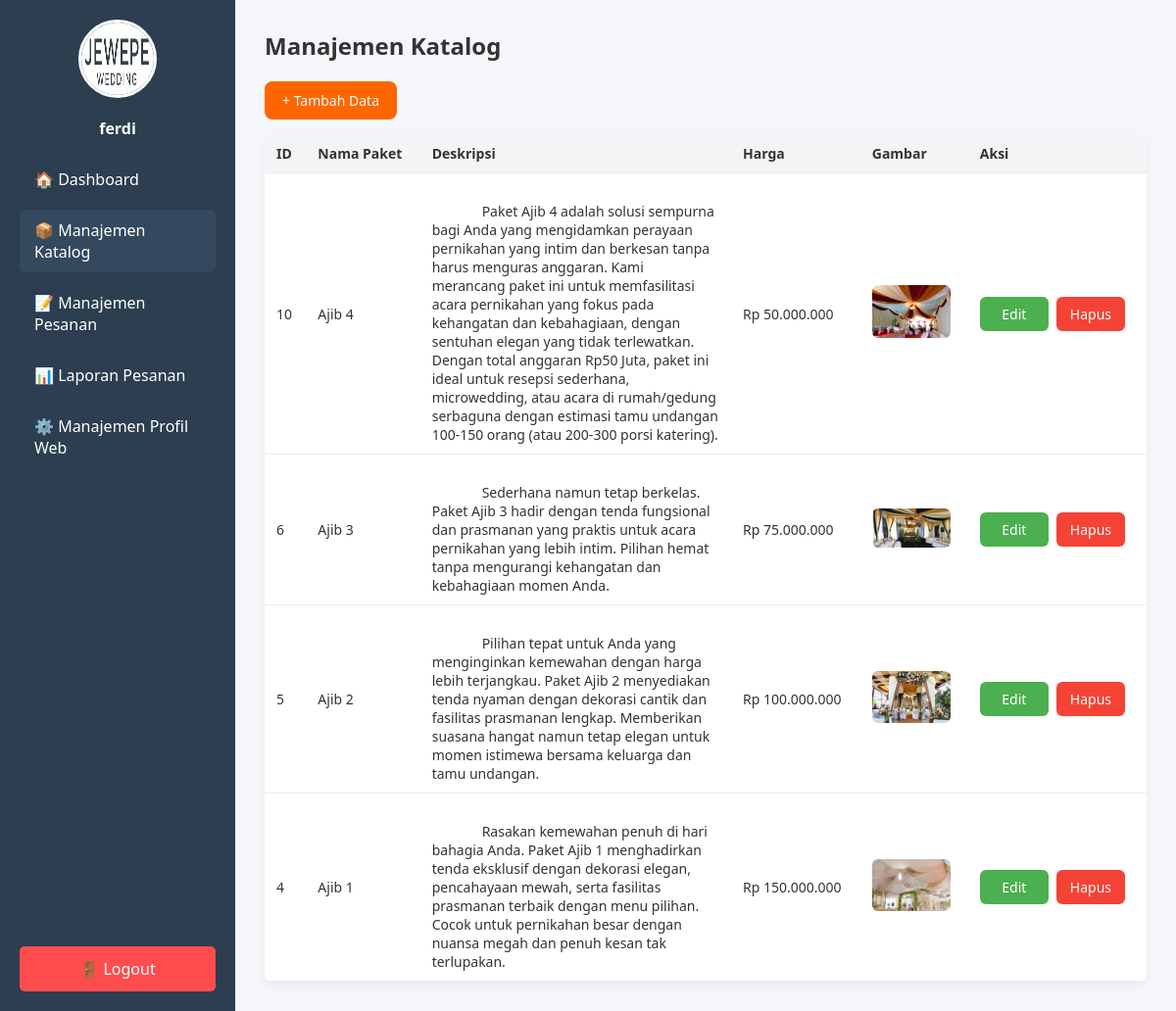
Screenshot of /admin_catalogue.php (signed in) with the database file from the repository.
### tables this page shows
CREATE TABLE `tb_catalogues` (
  `catalogue_id` int(11) NOT NULL,
  `image` varchar(100) NOT NULL,
  `package_name` varchar(256) NOT NULL,
  `description` text NOT NULL,
  `price` int(11) NOT NULL,
  `status_publish` enum('Y','N') NOT NULL,
  `user_id` int(5) NOT NULL,
  `created_at` datetime NOT NULL,
  `updated_at` datetime DEFAULT NULL
);

### admin_catalogue.php (the view, shortened to what this page needs)
<?php
include "db.php";
$sql = "SELECT * FROM tb_catalogues ORDER BY catalogue_id DESC";
$result = mysqli_query($conn, $sql);
$adminName  = $_SESSION['name'];
$adminPhoto = "assets/images/logo1.png";
?>
<!DOCTYPE html>
<html lang="id">
<head>
  <link rel="stylesheet" href="assets/css/admin.css">
</head>
<body>
  <div class="admin-container fade">
    <aside class="sidebar">
      <div class="profile">
        <img src="<?php echo $adminPhoto; ?>" alt="Foto Admin">
        <h3><?php echo htmlspecialchars($adminName); ?></h3>
      </div>
      <nav class="menu">
        <a href="admin.php">🏠 Dashboard</a>
        <a href="admin_catalogue.php" class="active">📦 Manajemen Katalog</a>
        <a href="admin_order.php">📝 Manajemen Pesanan</a>
        <a href="admin_report.php">📊 Laporan Pesanan</a>
        <a href="admin_settings.php">⚙️ Manajemen Profil Web</a>
      </nav>
      <div class="logout">
        <a href="logout.php" id="logoutBtn">🚪 Logout</a>
      </div>
    </aside>
    <main class="content">
      <h1>Manajemen Katalog</h1>
      <div class="action-bar">
        <a href="catalogue_add.php" class="btn add">+ Tambah Data</a>
      </div>
      <table class="data-table">
        <thead>
          <tr>
            <th>ID</th>
            <th>Nama Paket</th>
            <th>Deskripsi</th>
            <th>Harga</th>
            <th>Gambar</th>
            <th>Aksi</th>
          </tr>
        </thead>
        <tbody>
          <?php while($row = mysqli_fetch_assoc($result)) { ?>
          <tr>
            <td><?php echo $row['catalogue_id']; ?></td>
            <td><?php echo htmlspecialchars($row['package_name']); ?></td>
            <td style="max-width:300px; white-space:pre-wrap;">
              <?php echo htmlspecialchars($row['description']); ?>
            </td>
            <td>Rp <?php echo number_format($row['price'],0,",","."); ?></td>
            <td>
              <img src="assets/images/<?php echo htmlspecialchars($row['image']); ?>"
                   width="80" style="border-radius:6px;">
            </td>
            <td>
              <div class="btn-group">
                <a href="catalogue_edit.php?id=<?php echo $row['catalogue_id']; ?>" class="btn small edit">Edit</a>
                <a href="catalogue_delete.php?id=<?php echo $row['catalogue_id']; ?>" class="btn small delete" onclick="return confirm('Yakin ingin menghapus data ini?')">Hapus</a>
              </div>
            </td>
          </tr>
          <?php } ?>
        </tbody>
      </table>
    </main>
  </div>
</body>
</html>

### assets/css/admin.css (style rules this page uses)
* { margin: 0; padding: 0; box-sizing: border-box; font-family: 'Segoe UI', sans-serif; }
body { background: #f5f6fa; color: #333; }
.admin-container { display: flex; min-height: 100vh; }
.sidebar { width: 240px; background: #2c3e50; color: white; display: flex; flex-direction: column; padding: 20px; }
.sidebar .profile { text-align: center; margin-bottom: 20px; }
.sidebar .profile img { width: 80px; height: 80px; border-radius: 50%; margin-bottom: 10px; border: 3px solid #fff; }
.sidebar .profile h3 { font-size: 16px; margin-top: 5px; }
.sidebar .menu { flex: 1; display: flex; flex-direction: column; gap: 10px; }
.sidebar .menu a { color: white; text-decoration: none; padding: 10px 15px; border-radius: 6px; transition: background 0.3s; }
.sidebar .menu a:hover, .sidebar .menu a.active { background: #34495e; }
.logout { margin-top: auto; }
.logout a { display: block; text-align: center; padding: 12px 15px; background: #ff4d4d; color: white; text-decoration: none; border-radius: 5px; transition: background 0.3s; }
.content { flex: 1; padding: 30px; }
.content h1 { margin-bottom: 20px; font-size: 24px; }
.action-bar { margin-bottom: 15px; }
.action-bar .btn.add { background: #ff6600; color: white; padding: 10px 18px; border-radius: 8px; text-decoration: none; font-size: 14px; transition: background 0.3s; }
.data-table { width: 100%; border-collapse: collapse; margin-top: 10px; background: white; box-shadow: 0 4px 8px rgba(0,0,0,0.05); border-radius: 8px; overflow: hidden; }
.data-table th, .data-table td { padding: 10px 12px; text-align: left; border-bottom: 1px solid #eee; font-size: 14px; vertical-align: middle; }
.data-table th { background: #f3f4f6; font-weight: bold; color: #333; }
.data-table img { border-radius: 5px; object-fit: cover; }
.btn { display: inline-block; padding: 8px 14px; border-radius: 6px; text-decoration: none; font-size: 14px; transition: background 0.3s; text-align: center; min-width: 70px; }
.btn.edit { background: #4caf50; color: white; }
.btn.delete { background: #f44336; color: white; }
.btn-group { display: flex; gap: 8px; }
.fade { opacity: 0; transform: translateY(30px); transition: all 0.8s ease; }
.fade.show { opacity: 1; transform: translateY(0); }

### rows the page displays
tb_catalogues: catalogue_id "10", package_name "Ajib 4", description "Paket Ajib 4 adalah solusi sempurna bagi Anda yang mengidamkan perayaan pernikahan yang intim dan berkesan tanpa harus menguras anggaran. Kami merancang paket ini untuk memfasilitasi acara pernikahan yang fokus pada kehangatan dan kebahagiaan, dengan sentuhan elegan yang tidak terlewatkan. Dengan total anggaran Rp50 Juta, paket ini ideal untuk resepsi sederhana, microwedding, atau acara di rumah/gedung serbaguna dengan estimasi tamu undangan 100-150 orang (atau 200-300 porsi katering).", price "50.000.000", image (picture)
tb_catalogues: catalogue_id "6", package_name "Ajib 3", description "Sederhana namun tetap berkelas. Paket Ajib 3 hadir dengan tenda fungsional dan prasmanan yang praktis untuk acara pernikahan yang lebih intim. Pilihan hemat tanpa mengurangi kehangatan dan kebahagiaan momen Anda.", price "75.000.000", image (picture)
tb_catalogues: catalogue_id "5", package_name "Ajib 2", description "Pilihan tepat untuk Anda yang menginginkan kemewahan dengan harga lebih terjangkau. Paket Ajib 2 menyediakan tenda nyaman dengan dekorasi cantik dan fasilitas prasmanan lengkap. Memberikan suasana hangat namun tetap elegan untuk momen istimewa bersama keluarga dan tamu undangan.", price "100.000.000", image (picture)
tb_catalogues: catalogue_id "4", package_name "Ajib 1", description "Rasakan kemewahan penuh di hari bahagia Anda. Paket Ajib 1 menghadirkan tenda eksklusif dengan dekorasi elegan, pencahayaan mewah, serta fasilitas prasmanan terbaik dengan menu pilihan. Cocok untuk pernikahan besar dengan nuansa megah dan penuh kesan tak terlupakan.", price "150.000.000", image (picture)

### other values shown
$adminName "ferdi"
